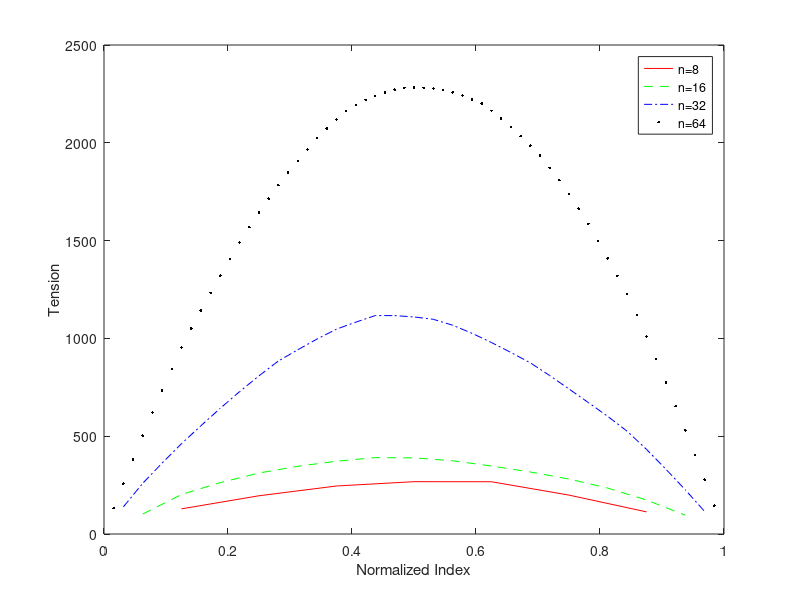

Recreate this plot in MATLAB.
%(ii)
g = 9.81;
v = 6;
t = zeros(64);
ni = [8 16 32 64];
for n = ni
    
% construct the matrix A
m2 = sort(50 + 50*rand(n, 1), 'ascend');
c2=sort(30 + 20*rand(n, 1), 'descend');
e=ones(n, 1);
A2=spdiags([-e, e], [-1, 0], n, n); 
A2(:, end) = -m2;

% construct vector b
b2 = c2*v-m2*g;

% solve the system of equations using backslash
t2 = A2\b2;

% condition number of A
kappa2 = condest(A2);

% print the output
fprintf('n: %3d max(t): %10.3e min(t): %10.3e acceleration: %10.3e condition number: %10.3e0\n',...
n, max(t2), min(t2(n-1)), t2(n), kappa2);

% store in s
t(1:n,log2(n/8)+1) = t2;
end

% plot the tension components v.s. normalized index
plot([1:ni(1)-1]/ni(1), t(1:ni(1)-1, 1), 'r-', ...
[1:ni(2)-1]/ni(2), t(1:ni(2)-1, 2), 'g--', ...
[1:ni(3)-1]/ni(3), t(1:ni(3)-1, 3), 'b-.', ...
[1:ni(4)-1]/ni(4), t(1:ni(4)-1, 4), 'k.');
xlabel('Normalized Index');
ylabel('Tension');
legend('n=8','n=16','n=32','n=64');